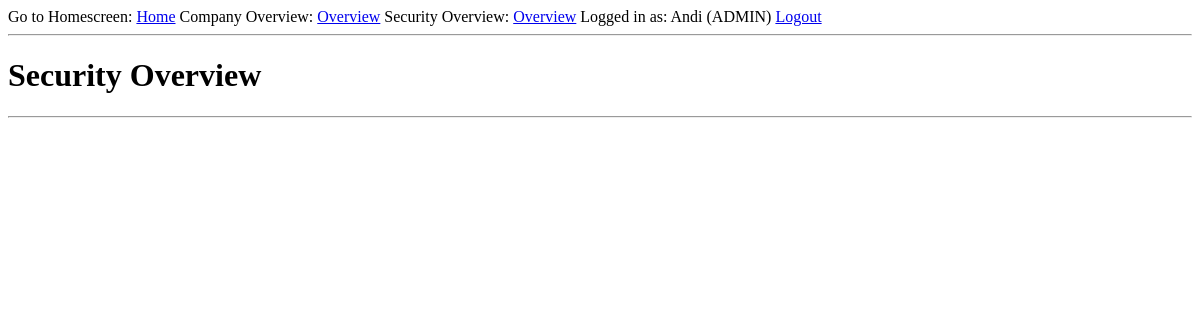
Before: /security/overview (signed in) with the older database file.
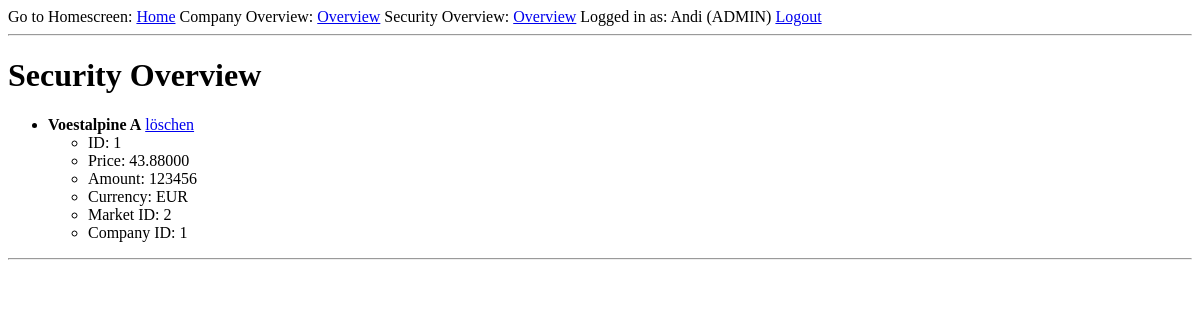
After: the same page with the newer database file.
### app/models.py (models this page shows, shortened)
class User(UserMixin, db.Model):
    id = db.Column(db.Integer, primary_key=True)
    username = db.Column(db.String(64), index=True, unique=True)
    email = db.Column(db.String(120), index=True, unique=True)
    password_hash = db.Column(db.String(128))
    admin_tag = db.Column(db.Boolean, default=False)

class Security(db.Model):
    security_id = db.Column(db.Integer, primary_key=True)
    price = db.Column(db.Numeric(precision=10, scale=5))
    amount = db.Column(db.Integer)
    currency = db.Column(db.String)
    name = db.Column(db.String, index=True, unique=True)
    market_id = db.Column(db.Integer)
    comp_id = db.Column(db.Integer)

### app/routes.py (the view)
@app.route('/security/overview')
@login_required
def security_overview():
    securities = Security.query.all()
    return render_template('security_overview.html', title='Security Overview', securities=securities)

### app/models.py (called while the page is built)
@login.user_loader
def load_user(id):
    return User.query.get(int(id))

### app/templates/security_overview.html
{% extends "base.html" %}
{% block content %}
    <h1>Security Overview</h1>
    <ul>
        {% for security in securities %}
            <li>
                <strong>{{ security.name }}</strong>
                <a class="btn btn-danger"
                       href="{{ url_for('security_deletion',security_id = security.security_id) }}">löschen</a>
                <ul>
                    <li>ID: {{ security.security_id }}</li>
                    <li>Price: {{ security.price }}</li>
                    <li>Amount: {{ security.amount }}</li>
                    <li>Currency: {{ security.currency }}</li>
                    <li>Market ID: {{ security.market_id }}</li>
                    <li>Company ID: {{ security.comp_id }}</li>
                </ul>
            </li>
        {% endfor %}
    </ul>
{% endblock %}

### app/templates/base.html (shortened to what this page needs)
<html>
    <head>
    </head>
    <body>
        <div>
            Go to Homescreen:   <a href="{{ url_for('home_site') }}">Home</a>
            Company Overview:           <a href="{{ url_for('company_overview') }}">Overview</a>
            Security Overview:           <a href="{{ url_for('security_overview') }}">Overview</a>
            {% if current_user.is_anonymous %}
            <a href="{{ url_for('login') }}">Login</a>
            {% else %}
                Logged in as: {{ current_user.username }}
                {% if current_user.admin_tag %}
                    (ADMIN)
                {% endif %}
                <a href="{{ url_for('logout') }}">Logout</a>
            {% endif %}
        </div>
        <hr>
        {% block content %}{% endblock %}
        <hr>
    </body>
</html>

Changed rows visible on the page:
added Security: name "Voestalpine A", security_id "1", price "43.88000", amount "123456", currency "EUR", market_id "2", comp_id "1"
